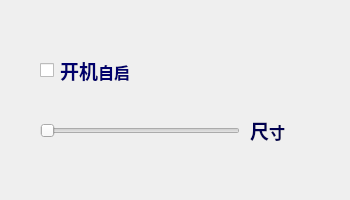
<?xml version="1.0" encoding="UTF-8"?>
<ui version="4.0">
 <class>SetWindow</class>
 <widget class="QWidget" name="SetWindow">
  <property name="geometry">
   <rect>
    <x>0</x>
    <y>0</y>
    <width>350</width>
    <height>200</height>
   </rect>
  </property>
  <property name="windowTitle">
   <string>Form</string>
  </property>
  <widget class="QSlider" name="sizeSlider">
   <property name="geometry">
    <rect>
     <x>40</x>
     <y>120</y>
     <width>200</width>
     <height>21</height>
    </rect>
   </property>
   <property name="cursor">
    <cursorShape>CrossCursor</cursorShape>
   </property>
   <property name="minimum">
    <number>60</number>
   </property>
   <property name="maximum">
    <number>1600</number>
   </property>
   <property name="singleStep">
    <number>20</number>
   </property>
   <property name="pageStep">
    <number>20</number>
   </property>
   <property name="tracking">
    <bool>true</bool>
   </property>
   <property name="orientation">
    <enum>Qt::Horizontal</enum>
   </property>
  </widget>
  <widget class="QLabel" name="sizeLabel">
   <property name="geometry">
    <rect>
     <x>250</x>
     <y>110</y>
     <width>81</width>
     <height>41</height>
    </rect>
   </property>
   <property name="text">
    <string>&lt;!DOCTYPE HTML PUBLIC &quot;-//W3C//DTD HTML 4.0//EN&quot; &quot;http://www.w3.org/TR/REC-html40/strict.dtd&quot;&gt;
&lt;html&gt;&lt;head&gt;&lt;meta name=&quot;qrichtext&quot; content=&quot;1&quot; /&gt;&lt;style type=&quot;text/css&quot;&gt;
p, li { white-space: pre-wrap; }
&lt;/style&gt;&lt;/head&gt;&lt;body style=&quot; font-family:'SimSun'; font-size:9pt; font-weight:400; font-style:normal;&quot;&gt;
&lt;p style=&quot; margin-top:12px; margin-bottom:12px; margin-left:0px; margin-right:0px; -qt-block-indent:0; text-indent:0px;&quot;&gt;&lt;span style=&quot; font-size:14pt; font-weight:600; color:#000051;&quot;&gt;尺&lt;/span&gt;&lt;span style=&quot; font-size:12pt; font-weight:600; color:#000051;&quot;&gt;寸&lt;/span&gt;&lt;/p&gt;&lt;/body&gt;&lt;/html&gt;</string>
   </property>
  </widget>
  <widget class="QLabel" name="openLabel">
   <property name="geometry">
    <rect>
     <x>60</x>
     <y>40</y>
     <width>221</width>
     <height>61</height>
    </rect>
   </property>
   <property name="text">
    <string>&lt;!DOCTYPE HTML PUBLIC &quot;-//W3C//DTD HTML 4.0//EN&quot; &quot;http://www.w3.org/TR/REC-html40/strict.dtd&quot;&gt;
&lt;html&gt;&lt;head&gt;&lt;meta name=&quot;qrichtext&quot; content=&quot;1&quot; /&gt;&lt;style type=&quot;text/css&quot;&gt;
p, li { white-space: pre-wrap; }
&lt;/style&gt;&lt;/head&gt;&lt;body style=&quot; font-family:'SimSun'; font-size:9pt; font-weight:400; font-style:normal;&quot;&gt;
&lt;p style=&quot; margin-top:12px; margin-bottom:12px; margin-left:0px; margin-right:0px; -qt-block-indent:0; text-indent:0px;&quot;&gt;&lt;span style=&quot; font-size:14pt; font-weight:600; color:#00006c;&quot;&gt;开机&lt;/span&gt;&lt;span style=&quot; font-size:12pt; font-weight:600; color:#00006c;&quot;&gt;自启&lt;/span&gt;&lt;/p&gt;&lt;/body&gt;&lt;/html&gt;</string>
   </property>
  </widget>
  <widget class="QCheckBox" name="openBox">
   <property name="geometry">
    <rect>
     <x>40</x>
     <y>40</y>
     <width>21</width>
     <height>61</height>
    </rect>
   </property>
   <property name="cursor">
    <cursorShape>PointingHandCursor</cursorShape>
   </property>
   <property name="text">
    <string/>
   </property>
  </widget>
 </widget>
 <resources/>
 <connections/>
</ui>
